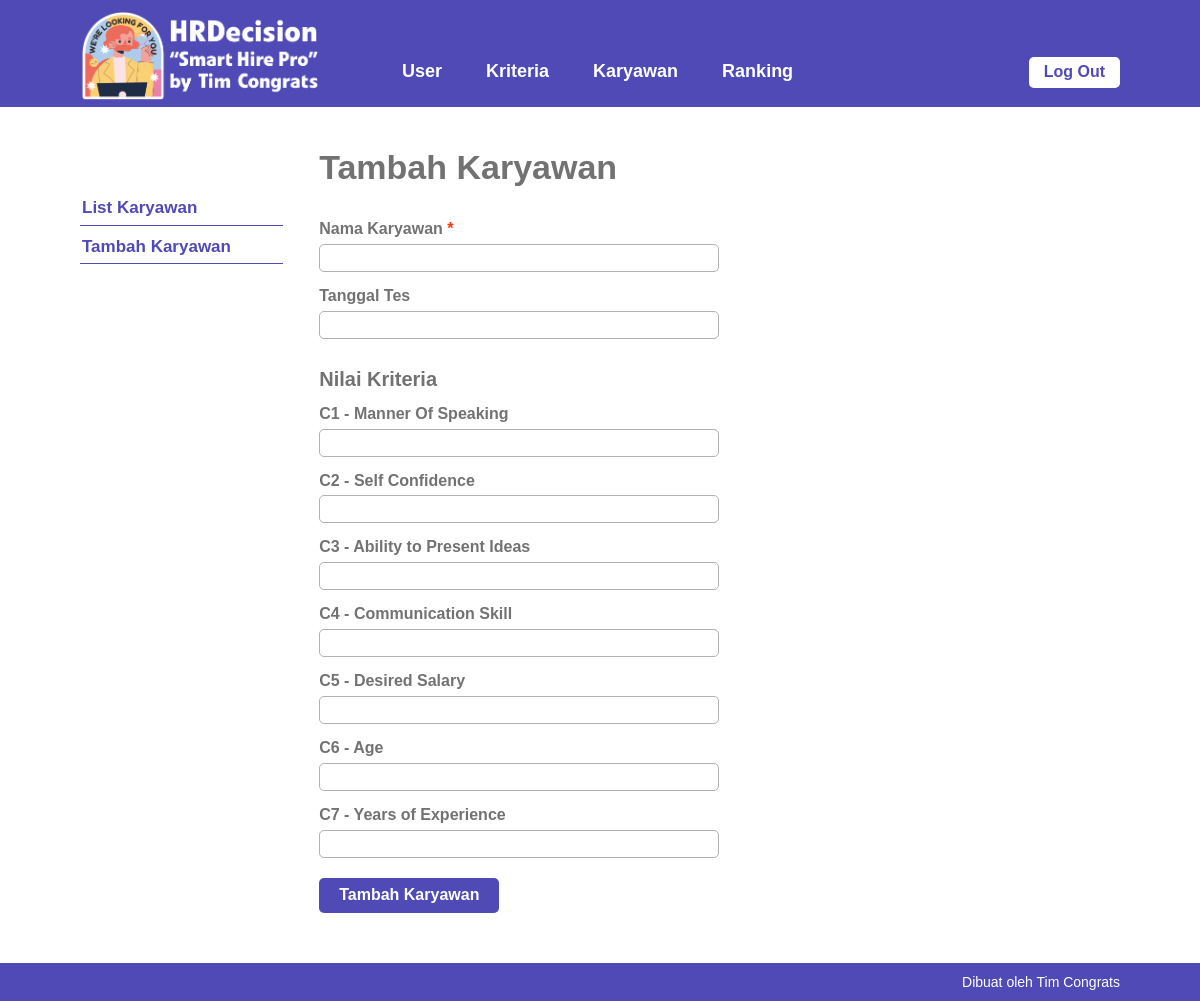
Screenshot of /tambah-karyawan.php (signed in) with the database file from the repository.
### tables this page shows
CREATE TABLE `kriteria` (
  `id_kriteria` int(10) NOT NULL,
  `nama` varchar(30) NOT NULL,
  `type` enum('benefit','cost') NOT NULL,
  `bobot` float NOT NULL,
  `ada_pilihan` tinyint(1) DEFAULT NULL,
  `urutan_order` int(2) NOT NULL
);

### tambah-karyawan.php (the view, shortened to what this page needs)
<?php require_once('includes/init.php'); ?>
<?php
$nama_karyawan = (isset($_POST['nama_karyawan'])) ? trim($_POST['nama_karyawan']) : '';
$tanggal_tes = (isset($_POST['tanggal_tes'])) ? trim($_POST['tanggal_tes']) : '';
?>
<?php
require_once('template/header.php');
?>
	<div class="main-content-row">
	<div class="container clearfix">
		<?php include_once('template/sidebar-karyawan.php'); ?>
		<div class="main-content the-content">
			<h1>Tambah Karyawan</h1>
				<form action="tambah-karyawan.php" method="post">
					<div class="field-wrap clearfix">
						<label>Nama Karyawan <span class="red">*</span></label>
						<input type="text" name="nama_karyawan" value="<?php echo $nama_karyawan; ?>">
					</div>
					<div class="field-wrap clearfix">
						<label>Tanggal Tes</label>
                        <input type="text" name="tanggal_tes" value="<?php echo $tanggal_tes; ?>" class="datepicker">
					</div>
					<h3>Nilai Kriteria</h3>
					<?php
					$query = $pdo->prepare('SELECT id_kriteria, nama, ada_pilihan FROM kriteria ORDER BY urutan_order ASC');
					$query->execute();
					$query->setFetchMode(PDO::FETCH_ASSOC);
					if($query->rowCount() > 0):
						while($kriteria = $query->fetch()):
						?>
							<div class="field-wrap clearfix">
								<label><?php echo $kriteria['nama']; ?></label>
								<?php if(!$kriteria['ada_pilihan']): ?>
									<input type="number" step="0.001" name="kriteria[<?php echo $kriteria['id_kriteria']; ?>]">
								<?php endif; ?>
							</div>
						<?php
						endwhile;
					else:
						echo '<p>Kriteria masih kosong.</p>';
					endif;
					?>
					<div class="field-wrap clearfix">
						<button type="submit" name="submit" value="submit" class="button">Tambah Karyawan</button>
					</div>
				</form>
		</div>
	</div>
	</div>
<?php
require_once('template/footer.php');

### stylesheets/style.css (style rules this page uses)
html,body,div,span,applet,object,iframe,h1,h2,h3,h4,h5,h6,p,blockquote,pre,a,abbr,acronym,address,big,cite,code,del,dfn,em,img,ins,kbd,q,s,samp,small,strike,strong,sub,sup,tt,var,b,u,i,center,dl,dt,dd,ol,ul,li,fieldset,form,label,legend,table,caption,tbody,tfoot,thead,tr,th,td,article,aside,canvas,details,embed,figure,figcaption,footer,header,hgroup,menu,nav,output,ruby,section,summary,time,mark,audio, video { margin: 0; padding: 0; border: 0; font-size: 100%; vertical-align: baseline }
body { line-height: 1 }
*, *:before, *:after { -moz-box-sizing: border-box; -webkit-box-sizing: border-box; box-sizing: border-box }
.clearfix:before, .clearfix:after { content: " "; display: table }
.clear, .clearfix:after { clear: both }
.container { max-width: 1100px; margin: 0 auto; position: relative; padding: 0 30px }
body { background: #4f4ab5; font-family: "PT Sans", sans-serif; color: #727272; font-size: 14px; line-height: 1.3; font-weight: 500 }
textarea, input[type="text"], input[type="email"], input[type="date"], input[type="tel"], input[type="search"], input[type="number"], select, input[type="password"] { background: #fff; border: 1px solid #b2b2b2; width: 100%; font-family: inherit; font-weight: inherit; font-size: 16px; padding: 4px 10px; vertical-align: top; margin: 0; color: #727272; border-radius: 5px }
h1, h2, h3, h4, h5, h6 { font-weight: 300 }
.the-content { font-size: 16px; line-height: 1.42857 }
.the-content h1, .the-content h2, .the-content h3, .the-content h4, .the-content h5, .the-content h6 { font-weight: 700 }
.the-content h1 { font-size: 34px; margin: 0.8em 0 0.8em; padding: 0; line-height: 1.2 }
.the-content h3 { font-size: 20px; margin: 0.8em 0 0.3em }
.the-content>h1:first-child, .the-content>h3:first-child, .the-content>h2:first-child { margin-top: 0 }
button, a { -webkit-transition: all .2s ease; -moz-transition: all .2s ease; -o-transition: all .2s ease; transition: all 0.2s ease }
span.red, a.red, .the-content span.red, .the-content a.red { color: #ff3600; }
.the-content .button, .button { background: #4f4ab5; color: #fff; display: inline-block; font-size: 16px; font-weight: 700; line-height: 1.2; border: 0; font-family: inherit; padding: 7px 20px 9px; cursor: pointer; border-radius: 5px }
.main-content { float: right; width: 77%; padding: 40px 0 }
.field-wrap { max-width: 400px; padding-bottom: 10px }
.field-wrap label { display: block; font-weight: 700; padding: 3px 0 }
.field-wrap .button { margin-top: 10px }

### rows the page displays
kriteria: nama "C1 - Manner Of Speaking"
kriteria: nama "C2 - Self Confidence"
kriteria: nama "C3 - Ability to Present Ideas"
kriteria: nama "C4 - Communication Skill"
kriteria: nama "C5 - Desired Salary"
kriteria: nama "C6 - Age"
kriteria: nama "C7 - Years of Experience"
